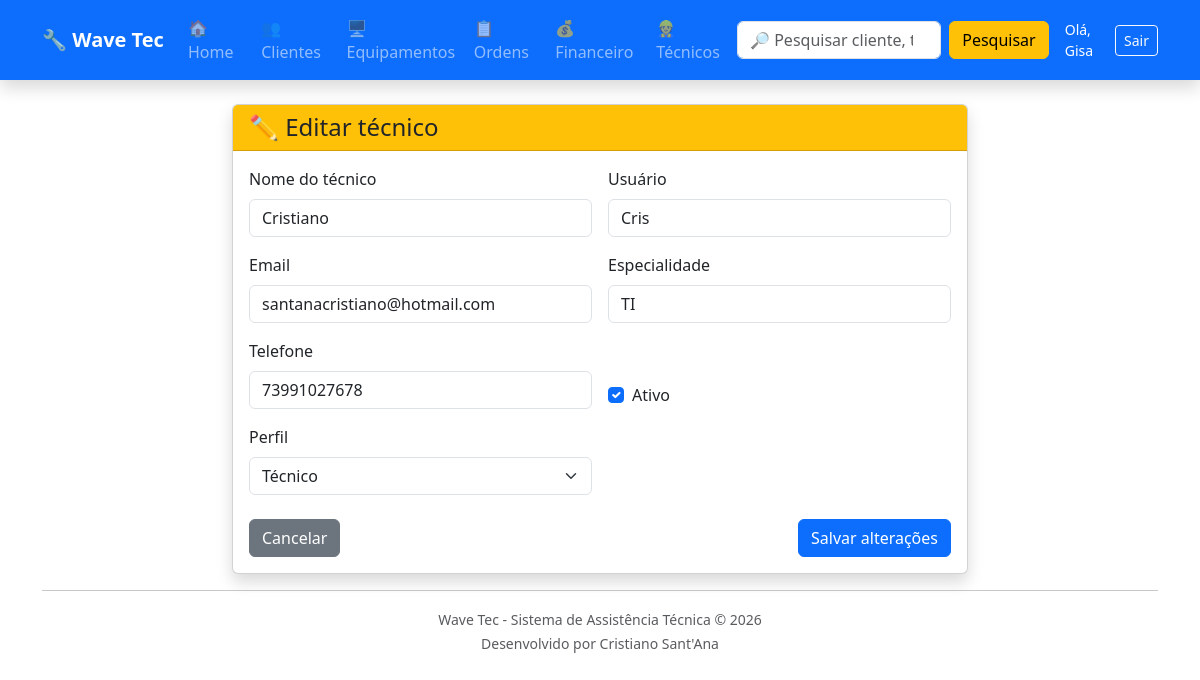
The page /usuarios/editar/1/ (signed in) on the database its author committed.
### usuarios/models.py (models this page shows, shortened)
class Tecnico(models.Model):
    PERFIS = [
        ('ADMIN', 'Administrador'),
        ('TECNICO', 'Técnico'),
    ]
    user = models.OneToOneField(
        settings.AUTH_USER_MODEL,
        on_delete=models.CASCADE,
        related_name='tecnico',
        null=True,
        blank=True,
    )
    nome = models.CharField(max_length=100)
    especialidade = models.CharField(max_length=100, blank=True)
    telefone = models.CharField(max_length=20, blank=True)
    perfil = models.CharField(max_length=20, choices=PERFIS, default='TECNICO')
    ativo = models.BooleanField(default=True)
    class Meta:
        ordering = ['nome']
        verbose_name = 'Técnico'
        verbose_name_plural = 'Técnicos'

### usuarios/views.py (the view, shortened to what this page needs)
# urls.py: path('editar/<int:tecnico_id>/', views.editar_tecnico, name='editar_tecnico'),
@login_required
@admin_required
def editar_tecnico(request, tecnico_id):
    tecnico = get_object_or_404(Tecnico, id=tecnico_id)
    return render(request, 'usuarios/editar_tecnico.html', {'tecnico': tecnico})

### templates/usuarios/editar_tecnico.html (shortened to what this page needs)
{% extends "base.html" %}
{% block content %}
<div class="row justify-content-center">
    <div class="col-md-8">
        <div class="card shadow">
            <div class="card-header bg-warning text-dark">
                <h4 class="mb-0">✏️ Editar técnico</h4>
            </div>
            <div class="card-body">
                <form method="post">
                    <div class="row g-3">
                        <div class="col-md-6">
                            <label class="form-label">Nome do técnico</label>
                            <input type="text" name="nome" class="form-control" value="{{ tecnico.nome }}" required>
                        </div>
                        <div class="col-md-6">
                            <label class="form-label">Usuário</label>
                            <input type="text" name="username" class="form-control" value="{{ tecnico.user.username }}" required>
                        </div>
                        <div class="col-md-6">
                            <label class="form-label">Email</label>
                            <input type="email" name="email" class="form-control" value="{{ tecnico.user.email|default:'' }}">
                        </div>
                        <div class="col-md-6">
                            <label class="form-label">Especialidade</label>
                            <input type="text" name="especialidade" class="form-control" value="{{ tecnico.especialidade }}">
                        </div>
                        <div class="col-md-6">
                            <label class="form-label">Telefone</label>
                            <input type="text" name="telefone" class="form-control" value="{{ tecnico.telefone }}">
                        </div>
                        <div class="col-md-6 d-flex align-items-end">
                            <div class="form-check">
                                <input class="form-check-input" type="checkbox" name="ativo" {% if tecnico.ativo %}checked{% endif %} id="ativoCheck">
                                <label class="form-check-label" for="ativoCheck">Ativo</label>
                            </div>
                        </div>
                        <div class="col-md-6">
                            <label class="form-label">Perfil</label>
                            <select name="perfil" class="form-select" required>
                                <option value="TECNICO" {% if tecnico.perfil == 'TECNICO' %}selected{% endif %}>Técnico</option>
                            </select>
                        </div>
                    </div>
                    <div class="d-flex justify-content-between mt-4">
                        <a href="{% url 'lista_tecnicos' %}" class="btn btn-secondary">Cancelar</a>
                        <button type="submit" class="btn btn-primary">Salvar alterações</button>
                    </div>
                </form>
            </div>
        </div>
    </div>
</div>
{% endblock %}

### templates/base.html (shortened to what this page needs)
<!DOCTYPE html>
<html lang="pt-br">
<head>
    <link href="https://cdn.jsdelivr.net/npm/bootstrap@5.3.7/dist/css/bootstrap.min.css" rel="stylesheet">
</head>
<body>
<nav class="navbar navbar-expand-lg navbar-dark bg-primary shadow">
    <div class="container">
        <a class="navbar-brand fw-bold" href="/">
            🔧 Wave Tec
        </a>
        <div class="collapse navbar-collapse" id="menu">
            <ul class="navbar-nav me-auto">
                <li class="nav-item">
                    <a class="nav-link" href="/">
                        🏠 Home
                    </a>
                </li>
                <li class="nav-item">
                    <a class="nav-link" href="/clientes/">
                    </a>
                </li>
                <li class="nav-item">
                    <a class="nav-link" href="/equipamentos/">
                        🖥 Equipamentos
                    </a>
                </li>
                <li class="nav-item">
                    <a class="nav-link" href="/ordens/">
                        📋 Ordens
                    </a>
                </li>
                <li class="nav-item">
                    <a class="nav-link" href="/financeiro/">
                        💰 Financeiro
                    </a>
                </li>
                {% if user.is_superuser or user.tecnico.perfil == 'ADMIN' %}
                <li class="nav-item">
                    <a class="nav-link" href="/usuarios/">
                        👷 Técnicos
                    </a>
                </li>
                {% endif %}
            </ul>
            <form
                class="d-flex"
                method="GET"
                action="/pesquisa/">
                <input
                    class="form-control me-2"
                    type="search"
                    name="q"
                    placeholder="🔎 Pesquisar cliente, telefone, equipamento..."
                    autocomplete="off">
                <button
                    class="btn btn-warning"
                    type="submit">
                    Pesquisar
                </button>
            </form>
            {% if user.is_authenticated %}
                <div class="d-flex align-items-center gap-2 ms-3 text-white">
                    <span class="small">Olá, {{ user.username }}</span>
                    <form method="post" action="{% url 'logout' %}" class="d-inline">
                        <button type="submit" class="btn btn-outline-light btn-sm">Sair</button>
                    </form>
                </div>
            {% endif %}
        </div>
    </div>
</nav>
<div class="container mt-4">
    {% block content %}
    {% endblock %}
    <hr>
    <div class="text-center text-muted mb-4">
        <small>
            Wave Tec - Sistema de Assistência Técnica © 2026
            <br>
            Desenvolvido por Cristiano Sant'Ana
        </small>
    </div>
</div>
</body>
</html>

### rows shown on the page
Tecnico: nome "Cristiano", username "Cris", email "santanacristiano@hotmail.com", especialidade "TI", telefone "73991027678", ativo "☑", perfil "Técnico"

### other values the page prints
{{ user.username }} "Gisa"
